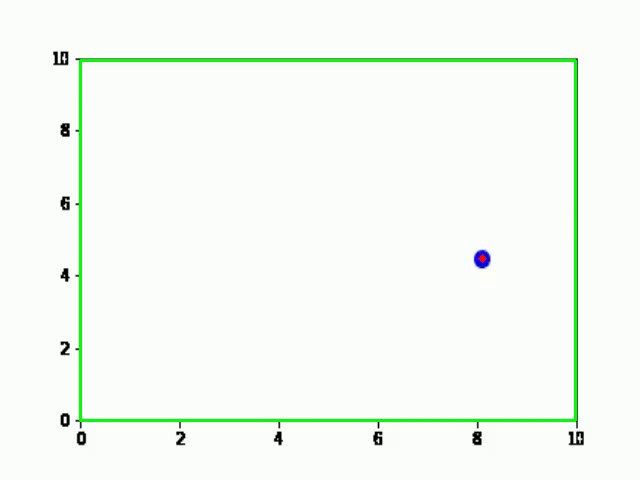
#> input picture frame 120 of Task_2/tracked_video.mp4, 640 x 480 px, given in place of video_only_ID_14.mp4, which was not available
$ jupyter execute --allow-errors audio_video_matching.ipynb
#> lines starting #> are read from the running program, lines starting #| are printed output that depends on the picture; after the words box and inside, x2 and y2 are one past the last pixel; in counts of white or black regions, pixels touching at a corner belong together; pictures that were not available may be replaced by others from this repository, and a replacement may not be noted
[cell 1]
# This Python 3 environment comes with many helpful analytics libraries installed
# It is defined by the kaggle/python Docker image: https://github.com/kaggle/docker-python
# For example, here's several helpful packages to load

import numpy as np # linear algebra
import pandas as pd # data processing, CSV file I/O (e.g. pd.read_csv)

# Input data files are available in the read-only "../input/" directory
# For example, running this (by clicking run or pressing Shift+Enter) will list all files under the input directory

import os
for dirname, _, filenames in os.walk('/kaggle/input'):
    for filename in filenames:
        print(os.path.join(dirname, filename))

# You can write up to 20GB to the current directory (/kaggle/working/) that gets preserved as output when you create a version using "Save & Run All"
# You can also write temporary files to /kaggle/temp/, but they won't be saved outside of the current session

[cell 2]
import cv2
import numpy as np
import librosa
import librosa.display
import scipy.signal
import os
import IPython.display as ipd
import random
import warnings
from moviepy.editor import VideoFileClip
from tqdm import tqdm
import pandas as pd
import librosa
import scipy.io.wavfile as wav
import scipy.signal as signal
import matplotlib.pyplot as plt
import seaborn as sns
from scipy.stats import pearsonr
from scipy.signal import iirfilter, lfilter, find_peaks
from fastdtw import fastdtw
from scipy.spatial.distance import euclidean
from itertools import product
from moviepy.editor import VideoFileClip, AudioFileClip
from scipy.signal import correlate
from sklearn.neighbors import NearestNeighbors
from scipy.optimize import linear_sum_assignment
import shutil

[cell 3]
warnings.filterwarnings("ignore")

[cell 4]
audio_folder = "/kaggle/input/audio-dataset"
video_folder = "/kaggle/input/video-dataset"

#> (a cell that did not finish here is left out)

#> (a cell that did not finish here is left out)

#> (a cell that did not finish here is left out)

[cell 8]
print("\nSelected Video Files:")
#> (the rest of this cell did not finish here and is left out)

[cell 9]
video_path = "/kaggle/input/video-dataset/video_only_ID_14.mp4"
output_path = "/kaggle/working/tracked_video.mp4"

[cell 10]
lower_blue = np.array([100, 150, 50])
upper_blue = np.array([140, 255, 255])
box_x_min, box_y_min = 80, 60
box_x_max, box_y_max = 575, 420

[cell 11]
cap = cv2.VideoCapture(video_path)

fourcc = cv2.VideoWriter_fourcc(*"mp4v")
out = cv2.VideoWriter(output_path, fourcc, 60.0, (640, 480))

frame_number = 0

while cap.isOpened():
    ret, frame = cap.read()
#> frame is the input picture: shape (480, 640, 3); mean B, G, R 244.4, 251.3, 245.3
    if not ret:
        break

    frame_number += 1
    frame_resized = cv2.resize(frame, (640, 480))
    hsv = cv2.cvtColor(frame_resized, cv2.COLOR_BGR2HSV)
#> hsv: shape (480, 640, 3); mean H, S, V 50.4, 8, 251.5
    mask = cv2.inRange(hsv, lower_blue, upper_blue)
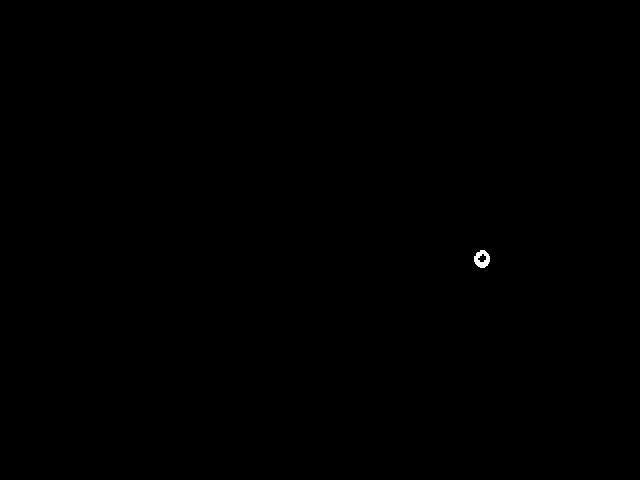
#> mask: shape (480, 640); 0.06% white; 1 white region

    contours, _ = cv2.findContours(mask, cv2.RETR_EXTERNAL, cv2.CHAIN_APPROX_SIMPLE)
#> contours = 1 contour; box (x1, y1, x2, y2) and area: (474, 250, 490, 268) 194

    cv2.rectangle(frame_resized, (box_x_min, box_y_min), (box_x_max, box_y_max), (0, 255, 0), 2)
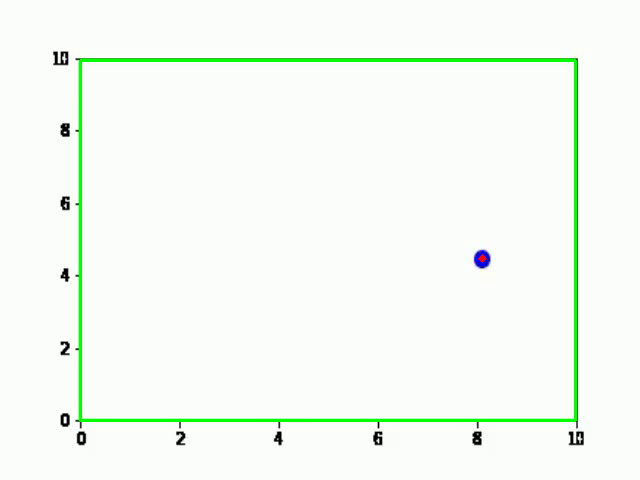
#> frame_resized: shape (480, 640, 3); 0.67% of pixels changed, all inside (x1, y1, x2, y2) = (79, 59, 577, 422)

    if contours:
        largest_contour = max(contours, key=cv2.contourArea)
#> largest_contour = contour of 25 points, box (x1, y1, x2, y2) (474, 250, 490, 268), area 194
        (x, y), radius = cv2.minEnclosingCircle(largest_contour)
#> x = 482; y = 258.5; radius = 8.73
        x, y, radius = int(x), int(y), int(radius)
#> y = 258; radius = 8
    if radius > 5:
        cv2.circle(frame, (x, y), radius, (0, 255, 0), 3)
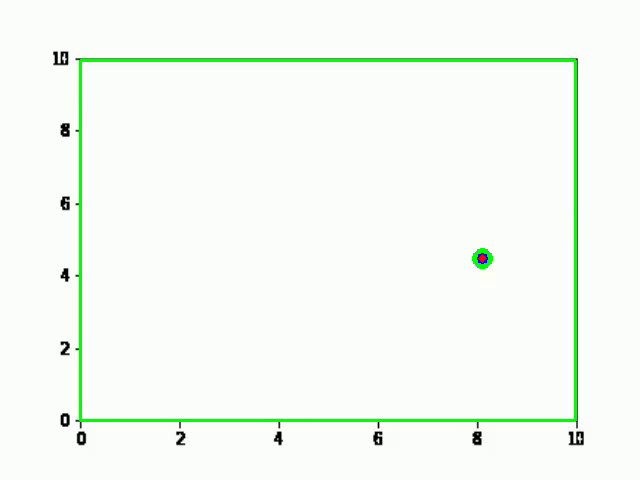
#> frame: shape (480, 640, 3); 0.08% of pixels changed, all inside (x1, y1, x2, y2) = (472, 248, 493, 269)
        cv2.circle(frame_resized, (x, y), 2, (0, 0, 255), 3)
#> frame_resized: shape (480, 640, 3); 0.01% of pixels changed, all inside (x1, y1, x2, y2) = (478, 254, 487, 263)

    out.write(frame_resized)

cap.release()
out.release()
